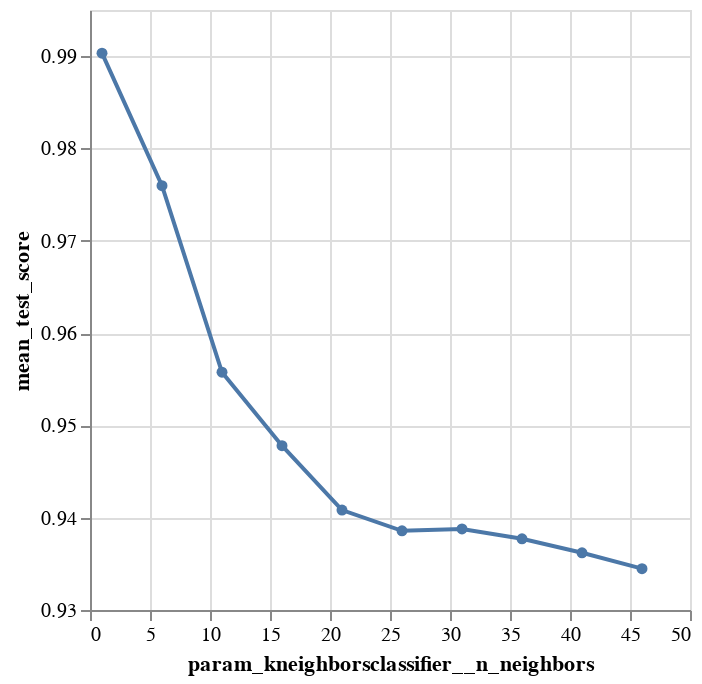

The notebook cell this image was saved under:
### Code cell
from sklearn.model_selection import GridSearchCV

IP_tune_grid = GridSearchCV(
    estimator=IP_tune_pipe,
    param_grid=IP_parameter_grid,
    cv=10
)
scaled_training_IP
IP_accuracies_grid = pd.DataFrame(
    IP_tune_grid.fit(
        scaled_training_IP,
        upsampled_pulsar["type"]
    ).cv_results_
)
cross_val_plot=alt.Chart(IP_accuracies_grid).mark_line(point=True).encode(
    y=alt.Y("mean_test_score").scale(zero=False),
    x=alt.X("param_kneighborsclassifier__n_neighbors"),
)
cross_val_plot

### Figure 1 — Vega-Lite specification as saved in the notebook (floating-point values rounded to 4 significant figures)
{"config": {"view": {"continuousWidth": 300, "continuousHeight": 300}}, "data": {"name": "data-8c8d840516bb7f5056f182e157a115fa"}, "mark": {"type": "line", "point": true}, "encoding": {"x": {"field": "param_kneighborsclassifier__n_neighbors", "type": "quantitative"}, "y": {"field": "mean_test_score", "scale": {"zero": false}, "type": "quantitative"}}, "$schema": "https://vega.github.io/schema/vega-lite/v5.15.1.json", "datasets": {"data-8c8d840516bb7f5056f182e157a115fa": [{"mean_fit_time": 0.04549, "std_fit_time": 0.005004, "mean_score_time": 0.1057, "std_score_time": 0.00731, "param_kneighborsclassifier__n_neighbors": 1, "params": {"kneighborsclassifier__n_neighbors": 1}, "split0_test_score": 0.9914, "split1_test_score": 0.9938, "split2_test_score": 0.9902, "split3_test_score": 0.9861, "split4_test_score": 0.9889, "split5_test_score": 0.9897, "split6_test_score": 0.9914, "split7_test_score": 0.9914, "split8_test_score": 0.9906, "split9_test_score": 0.9897, "mean_test_score": 0.9903, "std_test_score": 0.001916, "rank_test_score": 1}, {"mean_fit_time": 0.04525, "std_fit_time": 0.004361, "mean_score_time": 0.1129, "std_score_time": 0.00507, "param_kneighborsclassifier__n_neighbors": 6, "params": {"kneighborsclassifier__n_neighbors": 6}, "split0_test_score": 0.9787, "split1_test_score": 0.9787, "split2_test_score": 0.9717, "split3_test_score": 0.9762, "split4_test_score": 0.9774, "split5_test_score": 0.9766, "split6_test_score": 0.9762, "split7_test_score": 0.9795, "split8_test_score": 0.9737, "split9_test_score": 0.9709, "mean_test_score": 0.976, "std_test_score": 0.002809, "rank_test_score": 2}, {"mean_fit_time": 0.04458, "std_fit_time": 0.00155, "mean_score_time": 0.12, "std_score_time": 0.008642, "param_kneighborsclassifier__n_neighbors": 11, "params": {"kneighborsclassifier__n_neighbors": 11}, "split0_test_score": 0.9574, "split1_test_score": 0.9598, "split2_test_score": 0.9496, "split3_test_score": 0.9578, "split4_test_score": 0.9533, "split5_test_score": 0.9565, "split6_test_score": 0.961, "split7_test_score": 0.9602, "split8_test_score": 0.9516, "split9_test_score": 0.9504, "mean_test_score": 0.9558, "std_test_score": 0.004032, "rank_test_score": 3}, {"mean_fit_time": 0.04516, "std_fit_time": 0.002277, "mean_score_time": 0.1246, "std_score_time": 0.00613, "param_kneighborsclassifier__n_neighbors": 16, "params": {"kneighborsclassifier__n_neighbors": 16}, "split0_test_score": 0.9467, "split1_test_score": 0.9475, "split2_test_score": 0.9397, "split3_test_score": 0.9533, "split4_test_score": 0.9455, "split5_test_score": 0.952, "split6_test_score": 0.9533, "split7_test_score": 0.9479, "split8_test_score": 0.9475, "split9_test_score": 0.9446, "mean_test_score": 0.9478, "std_test_score": 0.003994, "rank_test_score": 4}, {"mean_fit_time": 0.04423, "std_fit_time": 0.001343, "mean_score_time": 0.1281, "std_score_time": 0.005872, "param_kneighborsclassifier__n_neighbors": 21, "params": {"kneighborsclassifier__n_neighbors": 21}, "split0_test_score": 0.9369, "split1_test_score": 0.9422, "split2_test_score": 0.9393, "split3_test_score": 0.9422, "split4_test_score": 0.9397, "split5_test_score": 0.9451, "split6_test_score": 0.9455, "split7_test_score": 0.9405, "split8_test_score": 0.9385, "split9_test_score": 0.9385, "mean_test_score": 0.9408, "std_test_score": 0.002712, "rank_test_score": 5}, {"mean_fit_time": 0.05034, "std_fit_time": 0.008904, "mean_score_time": 0.1438, "std_score_time": 0.01385, "param_kneighborsclassifier__n_neighbors": 26, "params": {"kneighborsclassifier__n_neighbors": 26}, "split0_test_score": 0.9377, "split1_test_score": 0.9405, "split2_test_score": 0.9393, "split3_test_score": 0.9381, "split4_test_score": 0.9389, "split5_test_score": 0.9356, "split6_test_score": 0.9479, "split7_test_score": 0.9344, "split8_test_score": 0.9331, "split9_test_score": 0.9401, "mean_test_score": 0.9386, "std_test_score": 0.003887, "rank_test_score": 7}, {"mean_fit_time": 0.04542, "std_fit_time": 0.001838, "mean_score_time": 0.1382, "std_score_time": 0.004498, "param_kneighborsclassifier__n_neighbors": 31, "params": {"kneighborsclassifier__n_neighbors": 31}, "split0_test_score": 0.9385, "split1_test_score": 0.9348, "split2_test_score": 0.9364, "split3_test_score": 0.9401, "split4_test_score": 0.943, "split5_test_score": 0.9352, "split6_test_score": 0.9504, "split7_test_score": 0.9348, "split8_test_score": 0.934, "split9_test_score": 0.9405, "mean_test_score": 0.9388, "std_test_score": 0.004801, "rank_test_score": 6}, {"mean_fit_time": 0.04501, "std_fit_time": 0.002051, "mean_score_time": 0.1421, "std_score_time": 0.009053, "param_kneighborsclassifier__n_neighbors": 36, "params": {"kneighborsclassifier__n_neighbors": 36}, "split0_test_score": 0.9369, "split1_test_score": 0.9356, "split2_test_score": 0.934, "split3_test_score": 0.9418, "split4_test_score": 0.9356, "split5_test_score": 0.9323, "split6_test_score": 0.9455, "split7_test_score": 0.9377, "split8_test_score": 0.9381, "split9_test_score": 0.9397, "mean_test_score": 0.9377, "std_test_score": 0.003645, "rank_test_score": 8}, {"mean_fit_time": 0.04827, "std_fit_time": 0.004483, "mean_score_time": 0.1547, "std_score_time": 0.01539, "param_kneighborsclassifier__n_neighbors": 41, "params": {"kneighborsclassifier__n_neighbors": 41}, "split0_test_score": 0.9348, "split1_test_score": 0.9373, "split2_test_score": 0.9323, "split3_test_score": 0.9377, "split4_test_score": 0.9385, "split5_test_score": 0.9315, "split6_test_score": 0.9455, "split7_test_score": 0.9332, "split8_test_score": 0.9336, "split9_test_score": 0.9377, "mean_test_score": 0.9362, "std_test_score": 0.003891, "rank_test_score": 9}, {"mean_fit_time": 0.0442, "std_fit_time": 0.001403, "mean_score_time": 0.1443, "std_score_time": 0.005173, "param_kneighborsclassifier__n_neighbors": 46, "params": {"kneighborsclassifier__n_neighbors": 46}, "split0_test_score": 0.9323, "split1_test_score": 0.9389, "split2_test_score": 0.9262, "split3_test_score": 0.9352, "split4_test_score": 0.934, "split5_test_score": 0.9315, "split6_test_score": 0.9426, "split7_test_score": 0.9352, "split8_test_score": 0.9344, "split9_test_score": 0.9344, "mean_test_score": 0.9345, "std_test_score": 0.004108, "rank_test_score": 10}]}}
